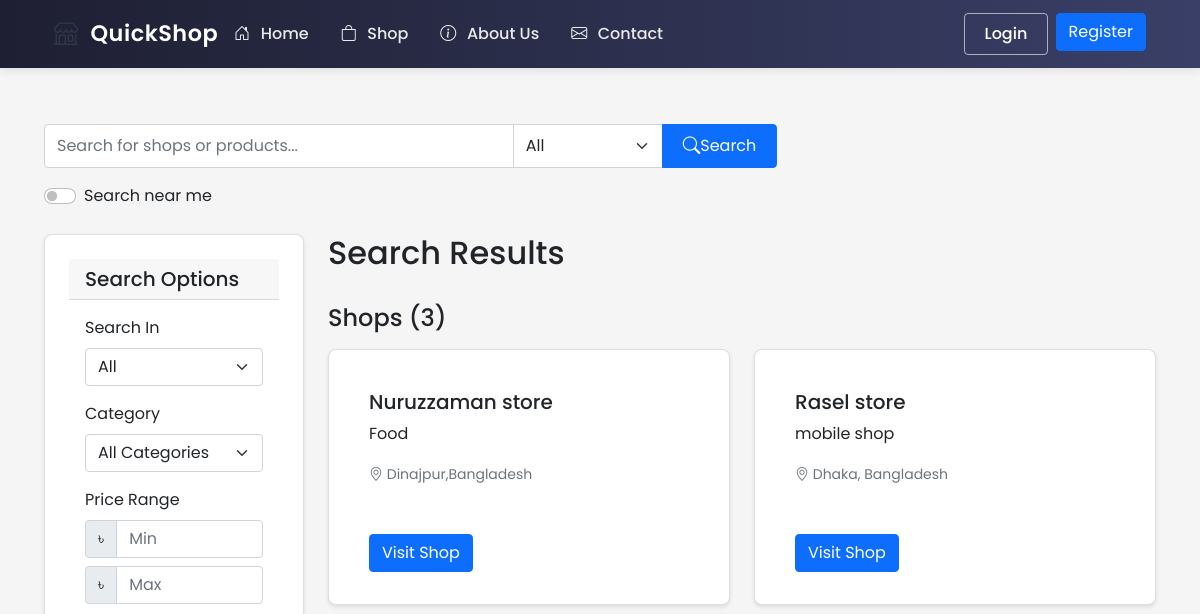
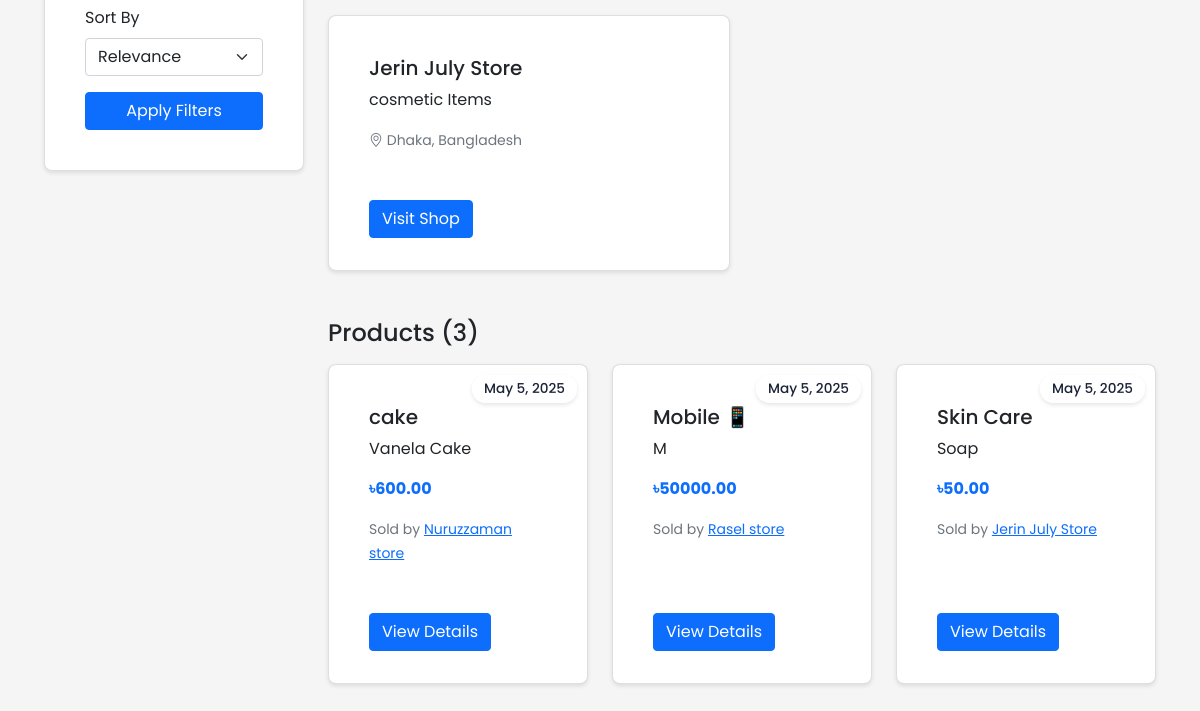
Before: /search with the older database file (2 pictures, top to bottom).
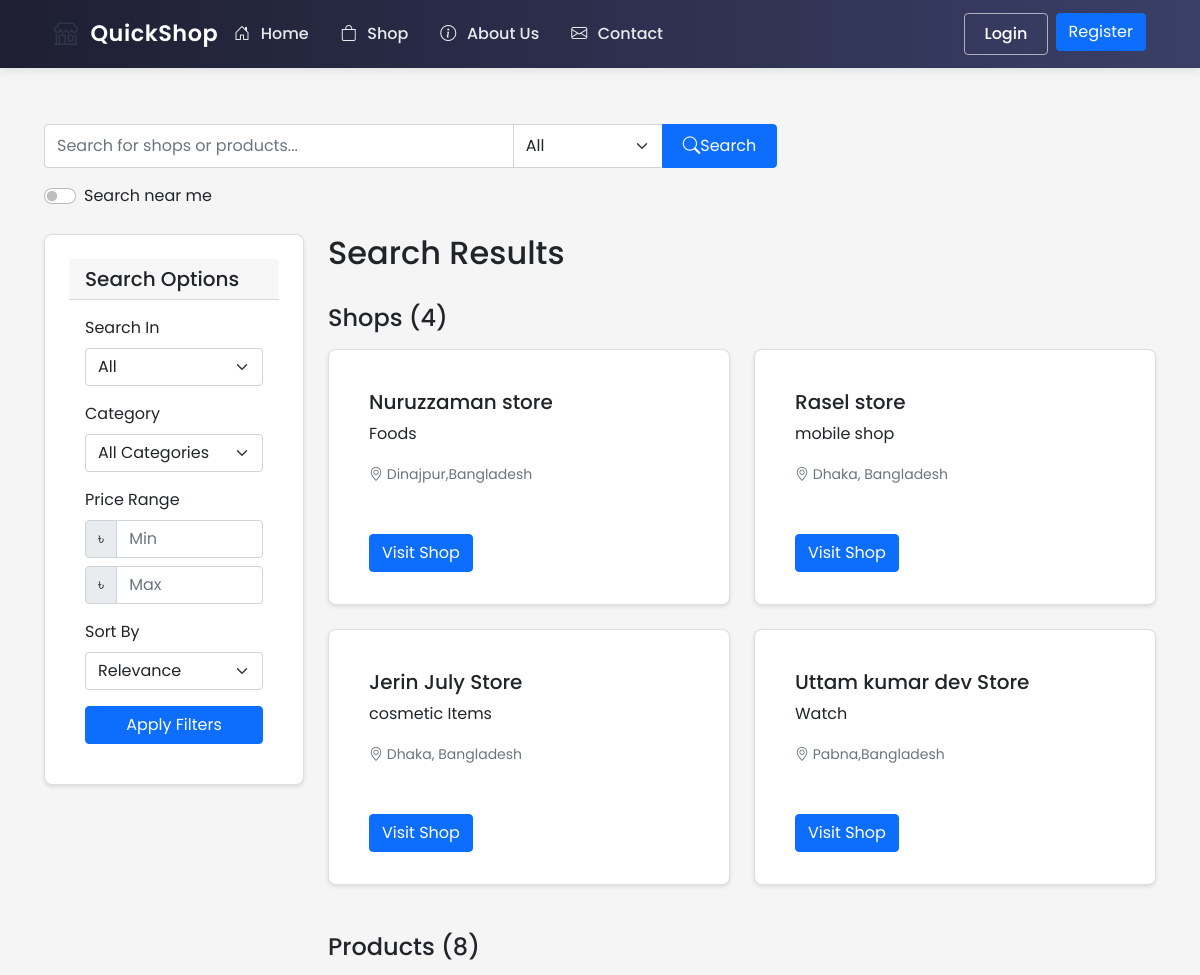
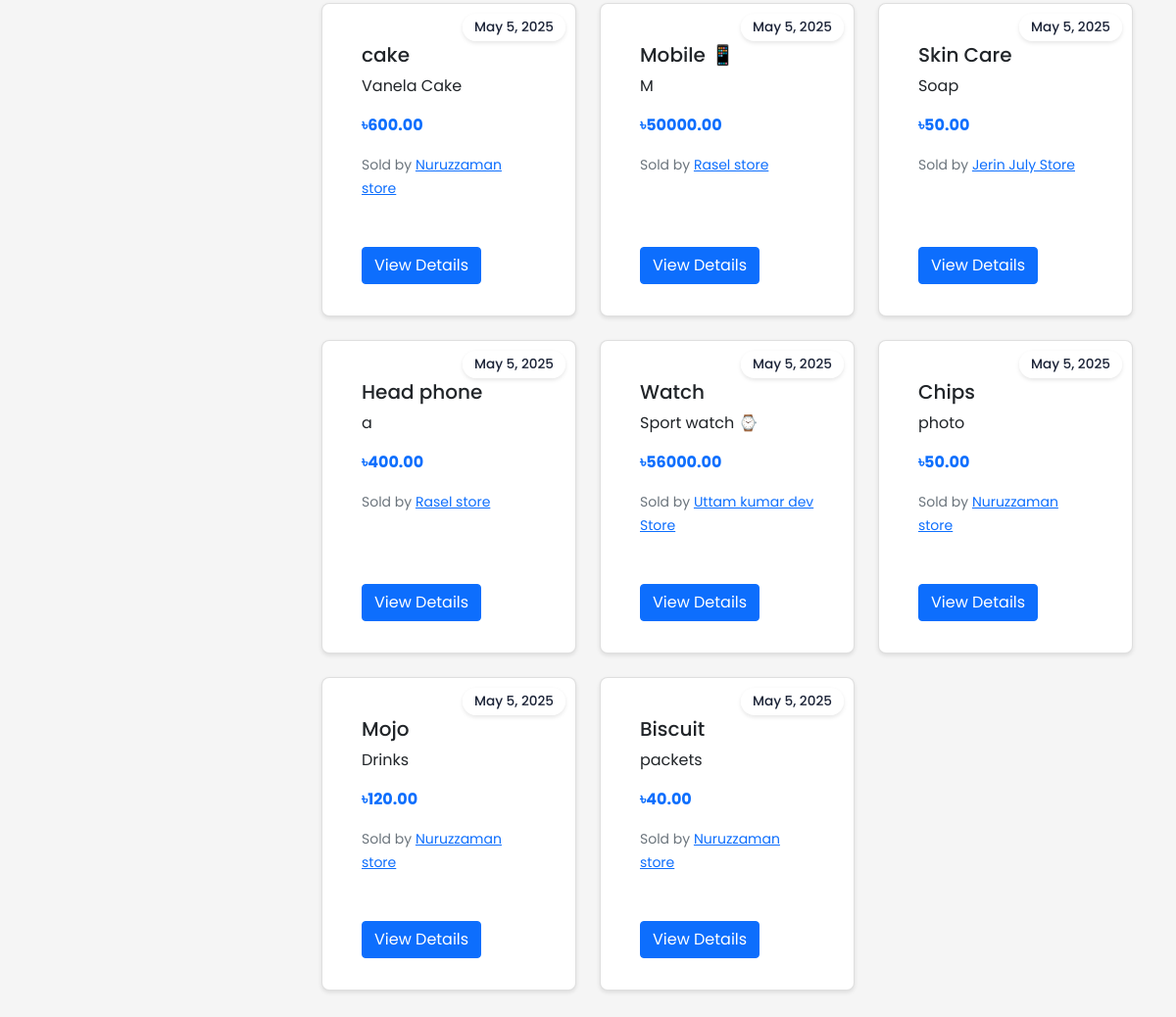
After: the same page with the newer database file (2 pictures, top to bottom).
### ecommerce/models/shop.py (models this page shows, shortened)
class Shop(db.Model):
    id = db.Column(db.Integer, primary_key=True)
    name = db.Column(db.String(100), nullable=False)
    description = db.Column(db.Text)
    owner_id = db.Column(db.Integer, db.ForeignKey('user.id'), nullable=False)
    location_lat = db.Column(db.Float, nullable=False)
    location_lng = db.Column(db.Float, nullable=False)
    address = db.Column(db.String(200), nullable=False)
    created_at = db.Column(db.DateTime, default=datetime.utcnow)
    is_active = db.Column(db.Boolean, default=True)
    products = db.relationship('Product', backref='shop', lazy=True)
    orders = db.relationship('Order', backref='shop', lazy=True)

class Product(db.Model):
    id = db.Column(db.Integer, primary_key=True)
    name = db.Column(db.String(100), nullable=False)
    description = db.Column(db.Text)
    price = db.Column(db.Float, nullable=False)
    stock = db.Column(db.Integer, nullable=False, default=0)
    shop_id = db.Column(db.Integer, db.ForeignKey('shop.id'), nullable=False)
    image_url = db.Column(db.String(255))
    category = db.Column(db.String(50))  # Add category field
    created_at = db.Column(db.DateTime, default=datetime.utcnow)
    min_price = db.Column(db.Float)  # Minimum acceptable price
    max_discount_percentage = db.Column(db.Float, default=20.0)  # Maximum allowed discount
    continue_iteration = db.Column(db.Boolean, default=False)  # Whether to continue negotiation after max discount

### ecommerce/routes/main.py (the view, shortened to what this page needs)
@main_bp.route('/search')
def search():
    query = request.args.get('q', '')
    search_type = request.args.get('type', 'all')
    shop_id = request.args.get('shop_id', type=int)
    category = request.args.get('category')
    min_price = request.args.get('min_price', type=float)
    max_price = request.args.get('max_price', type=float)
    sort = request.args.get('sort', 'relevance')
    page = request.args.get('page', 1, type=int)
    per_page = 12  # Number of items per page
    lat = request.args.get('lat', type=float)
    lng = request.args.get('lng', type=float)
    distance = request.args.get('distance', 10, type=float)  # Default 10km radius
    product_query = Product.query.filter(Product.shop.has(Shop.is_active == True))
    shop_query = Shop.query.filter_by(is_active=True)
    if shop_id:
        shop = Shop.query.get_or_404(shop_id)
        product_query = product_query.filter(Product.shop_id == shop_id)
        search_type = 'products'
    if search_type != 'shops':
        if category:
            product_query = product_query.filter(Product.category == category)
        if min_price is not None:
            product_query = product_query.filter(Product.price >= min_price)
        if max_price is not None:
            product_query = product_query.filter(Product.price <= max_price)
        if sort == 'price_low':
            product_query = product_query.order_by(Product.price.asc())
        elif sort == 'price_high':
            product_query = product_query.order_by(Product.price.desc())
        elif sort == 'newest':
            product_query = product_query.order_by(Product.created_at.desc())
        else:  # relevance
            if query:
                from sqlalchemy import text
                product_query = product_query.order_by(text("(CASE "
                    "WHEN name LIKE :query THEN 3 "
                    "WHEN category LIKE :query THEN 2 "
                    "WHEN description LIKE :query THEN 1 "
                    "ELSE 0 END) DESC").bindparams(query=f"%{query}%"))
    if lat is not None and lng is not None:
        shop_query = shop_query.order_by('distance')
    products_pagination = product_query.paginate(page=page, per_page=per_page) if search_type != 'shops' else None
    shops_pagination = shop_query.paginate(page=page, per_page=per_page) if search_type != 'products' and not shop_id else None
    categories = db.session.query(Product.category)\
                         .distinct()\
                         .filter(Product.category != None)\
                         .order_by(Product.category)\
                         .all()
    categories = [cat[0] for cat in categories]
    return render_template('main/search_results.html',
                         products=products_pagination.items if products_pagination else [],
                         shops=shops_pagination.items if shops_pagination else [],
                         products_pagination=products_pagination,
                         shops_pagination=shops_pagination,
                         query=query,
                         search_type=search_type,
                         current_category=category,
                         categories=categories,
                         min_price=min_price,
                         max_price=max_price,
                         current_sort=sort,
                         shop=Shop.query.get(shop_id) if shop_id else None,
                         search_lat=lat,
                         search_lng=lng,
                         search_distance=distance,
                         config={'GOOGLE_MAPS_API_KEY': current_app.config['GOOGLE_MAPS_API_KEY']})

### ecommerce/templates/main/search_results.html (shortened to what this page needs)
{% extends "base.html" %}
{% block content %}
<div class="container mt-4">
    <div class="row mb-4">
        <div class="col-md-8">
            <form class="search-form" method="GET" action="{{ url_for('main.search') }}">
                <div class="input-group">
                    <input type="text" class="form-control" name="q" value="{{ query }}"
                           placeholder="Search for shops or products...">
                    <select class="form-select" name="type" style="max-width: 150px;">
                        <option value="all" {% if search_type == 'all' %}selected{% endif %}>All</option>
                    </select>
                    <button class="btn btn-primary" type="submit">
                        <i class="bi bi-search"></i> Search
                    </button>
                </div>
                <div class="mt-3">
                    <div class="form-check form-switch">
                        <input class="form-check-input" type="checkbox" id="useLocation"
                               {% if search_lat and search_lng %}checked{% endif %}>
                        <label class="form-check-label" for="useLocation">Search near me</label>
                    </div>
                </div>
            </form>
        </div>
    </div>
    <div class="row">
        <div class="col-md-3">
            <div class="card mb-4">
                <div class="card-header">
                    <h5 class="mb-0">Search Options</h5>
                </div>
                <div class="card-body">
                    <form id="filterForm" method="GET" action="{{ url_for('main.search') }}">
                        <div class="mb-3">
                            <label class="form-label">Search In</label>
                            <select class="form-select" name="type" onchange="this.form.submit()">
                                <option value="all" {% if search_type == 'all' %}selected{% endif %}>All</option>
                            </select>
                        </div>
                        {% if search_type != 'shops' %}
                        <div class="mb-3">
                            <label class="form-label">Category</label>
                            <select class="form-select" name="category">
                                <option value="">All Categories</option>
                            </select>
                        </div>
                        <div class="mb-3">
                            <label class="form-label">Price Range</label>
                            <div class="input-group mb-2">
                                <span class="input-group-text">৳</span>
                                <input type="number" class="form-control" name="min_price"
                                       placeholder="Min" value="{{ min_price or '' }}" min="0">
                            </div>
                            <div class="input-group">
                                <span class="input-group-text">৳</span>
                                <input type="number" class="form-control" name="max_price"
                                       placeholder="Max" value="{{ max_price or '' }}" min="0">
                            </div>
                        </div>
                        <div class="mb-3">
                            <label class="form-label">Sort By</label>
                            <select class="form-select" name="sort">
                                <option value="relevance" {% if current_sort == 'relevance' %}selected{% endif %}>Relevance</option>
                            </select>
                        </div>
                        {% endif %}
                        <button type="submit" class="btn btn-primary w-100">Apply Filters</button>
                    </form>
                </div>
            </div>
        </div>
        <div class="col-md-9">
            <div class="d-flex justify-content-between align-items-center mb-4">
                <h2>Search Results {% if query %}for "{{ query }}"{% endif %}</h2>
            </div>
            {% if shops and search_type in ['all', 'shops'] %}
            <div class="mb-4">
                <h3 class="h4 mb-3">Shops {% if search_lat and search_lng %}Near You{% endif %} ({{ shops_pagination.total if shops_pagination else 0 }})</h3>
                <div class="row">
                    {% for shop in shops %}
                        <div class="col-md-6 mb-4">
                            <div class="card h-100">
                                <div class="card-body">
                                    <div class="d-flex justify-content-between">
                                        <h5 class="card-title">
                                            {% if query %}
                                                {{ shop.name|replace(query, '<mark>' + query + '</mark>')|safe }}
                                            {% else %}
                                                {{ shop.name }}
                                            {% endif %}
                                        </h5>
                                    </div>
                                    <p class="card-text">
                                        {% if query %}
                                            {{ shop.description[:150]|replace(query, '<mark>' + query + '</mark>')|safe }}
                                        {% else %}
                                            {{ shop.description[:150] }}
                                        {% endif %}
                                    </p>
                                    <p class="card-text">
                                        <small class="text-muted">
                                            <i class="bi bi-geo-alt"></i> {{ shop.address }}
                                        </small>
                                    </p>
                                </div>
                                <div class="card-footer bg-transparent border-top-0">
                                    <a href="{{ url_for('shop.view', shop_id=shop.id) }}" class="btn btn-primary">Visit Shop</a>
                                </div>
                            </div>
                        </div>
                    {% endfor %}
                </div>
            </div>
            {% endif %}
            {% if products and search_type in ['all', 'products'] %}
            <div>
                <h3 class="h4 mb-3">Products ({{ products_pagination.total if products_pagination else 0 }})</h3>
                <div class="row">
                    {% for product in products %}
                        <div class="col-md-4 mb-4">
                            <div class="card h-100 product-card">
                                <span class="date-badge">May 5, 2025</span>
                                <div class="card-body">
                                    <h5 class="card-title">
                                        {% if query %}
                                            {{ product.name|replace(query, '<mark>' + query + '</mark>')|safe }}
                                        {% else %}
                                            {{ product.name }}
                                        {% endif %}
                                    </h5>
                                    <p class="card-text">
                                        {% if query %}
                                            {{ product.description[:100]|replace(query, '<mark>' + query + '</mark>')|safe }}
                                        {% else %}
                                            {{ product.description[:100] }}
                                        {% endif %}
                                    </p>
                                    <p class="card-text">
                                        <strong class="text-primary">৳{{ "%.2f"|format(product.price) }}</strong>
                                    </p>
                                    <p class="card-text">
                                        <small class="text-muted">
                                            Sold by <a href="{{ url_for('shop.view', shop_id=product.shop.id) }}">{{ product.shop.name }}</a>
                                        </small>
                                    </p>
                                </div>
                                <div class="card-footer bg-transparent border-top-0">
                                    <a href="{{ url_for('shop.view', shop_id=product.shop.id) }}" class="btn btn-primary">View Details</a>
                                </div>
                            </div>
                        </div>
                    {% endfor %}
                </div>
            </div>
            {% endif %}
        </div>
    </div>
</div>
{% endblock %}

Changed rows visible on the page:
changed Shop "Nuruzzaman store": description "Food" → "Foods"
added Shop: name "Uttam kumar dev Store", description "Watch", address "Pabna,Bangladesh"
added Product: name "Head phone", description "a", price "400.00", shop.name "Rasel store"
added Product: name "Watch", description "Sport watch ⌚", price "56000.00", shop.name "Uttam kumar dev Store"
added Product: name "Chips", description "photo", price "50.00", shop.name "Nuruzzaman store"
added Product: name "Mojo", description "Drinks", price "120.00", shop.name "Nuruzzaman store"
added Product: name "Biscuit", description "packets", price "40.00", shop.name "Nuruzzaman store"
Other visible differences:
{{ shops_pagination.total if shops_pagination else 0 }}: "3" → "4"
{{ products_pagination.total if products_pagination else 0 }}: "3" → "8"
